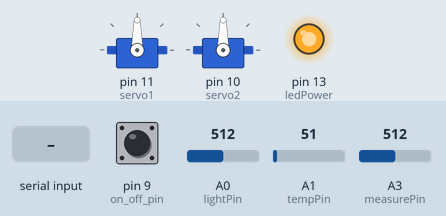
A sketch run on a simulated Arduino Uno, built with avr-gcc and run on an emulated ATmega328P. Parts: 2 × servo, output pins drawn as LEDs (lit = HIGH). The test bench sets the inputs (shaded band); at power-on: pin 9 (on_off_pin) HIGH, A0 (lightPin) = 512, A1 (tempPin) = 51, A3 (measurePin) = 512. What the sketch prints to the serial monitor is not drawn.

Above: at 1.2 s.
1.3 s: "ON\n" received over Serial
At 1.97 s:
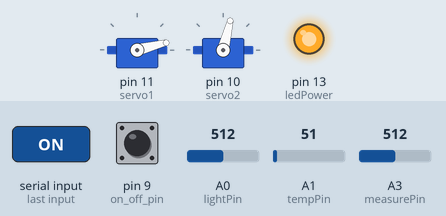
At 3.7 s:
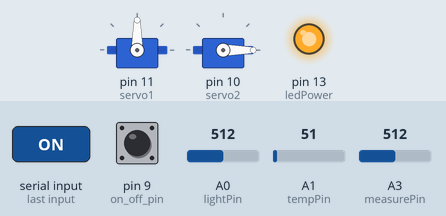
Timing chart, 0 to 5.2 s (numbered marks = the images above; inputs shaded):
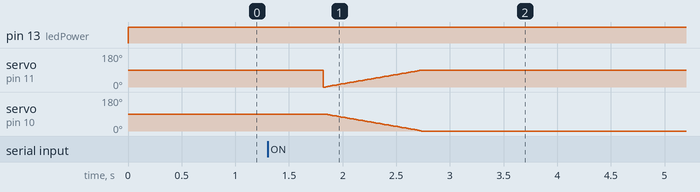

The sketch:

AC.ino
```cpp
#include <Servo.h>

                                                                                                                                                                                                                                                                                                                                     int temp_value;
float cel = 0;
int tempPin = 1;

int light_value;
int light = 0;
int lightPin = 0;

int on_off_value;
int on_off_pin = 9;

int measurePin = 3;
int ledPower = 13;
int samplingTime = 280;
int deltaTime = 40;
int sleepTime = 9680;
float voMeasured = 0;
float calcVoltage = 0;
float dustDensity_temp = 0;
float dustDensity = 0;

int loop_cnt = 0;

Servo servo1;
Servo servo2;
int servoStatus;

void setup() {
  Serial.begin(9600);
  pinMode(on_off_pin, INPUT);
  pinMode(ledPower, OUTPUT);
  servo1.attach(11);
  servo2.attach(10);
}

void loop()
{
   if(Serial.available()){
    String str = Serial.readStringUntil('\n');
    int j = 0;
    if(str.startsWith("OFF") && on_off_value == 0){
      for(int i = 90; i>0;i--){
        j = 90- i;
        servo1.write(i);
        servo2.write(j);
        delay(10);
      }
    }else if(str.startsWith("ON") && on_off_value == 1){
      for(int i = 0; i<91;i++){
        j = 90 - i;
        servo1.write(i);
        servo2.write(j);
        delay(10);
      }
    }
   }

  temp_value = analogRead(tempPin);
  float mv = ( temp_value / 1024.0) * 5000;
  cel += mv / 10;


  light_value = analogRead(lightPin);
  light += light_value * 0.0976;


  on_off_value = digitalRead(on_off_pin);
//  if (on_off_value == HIGH) {
//    servo.write(0);
//  } else {
//    servo.write(120);
//  }

  digitalWrite(ledPower, LOW);
  delayMicroseconds(samplingTime);
  voMeasured = analogRead(measurePin);
  delayMicroseconds(deltaTime);
  digitalWrite(ledPower, HIGH);
  delayMicroseconds(sleepTime);
  calcVoltage = voMeasured * (5.0 / 1024.0);
  dustDensity_temp = (0.17 * calcVoltage - 0.1) * 1000;
  if(dustDensity_temp < 20) dustDensity_temp = 0;
  dustDensity += dustDensity_temp;


  loop_cnt++;
  if(loop_cnt == 10){
    cel = cel / 10;
    light = light / 10;
    dustDensity = dustDensity/ 10;
    loop_cnt = 0;

    Serial.print("/TEMPRATURE:");
    Serial.print(cel, 1);
    Serial.print(" ");
    Serial.print("/LIGHT:");
    Serial.print(light);
    Serial.print(" ");
    Serial.print("/WINDOWSTATUS:");
    Serial.print(on_off_value);
    Serial.print(" ");
    Serial.print("/DUSTDENSITY:");
    Serial.print(dustDensity);
    Serial.print(" ");
    Serial.println();
  }
  delay(900);

}
```

Measured:
- after the input at 1.3 s, servo on pin 10 (servo2): moves from 90° to 0° over 0.89 s, starting after 0.54 s
